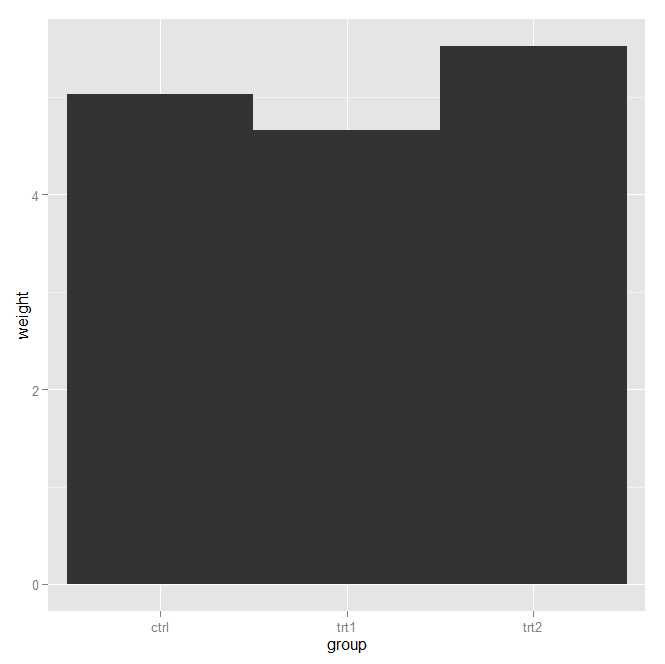

Recreate this plot in R.
library(ggplot2)
library(gcookbook)
ggplot(pg_mean,aes(x=group,y=weight))+geom_bar(stat="identity",width=1)
